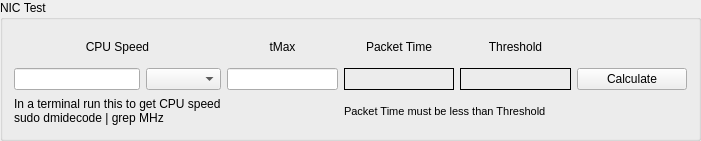
       <widget class="QGroupBox" name="gridGroupBox">
        <property name="geometry">
         <rect>
          <x>30</x>
          <y>20</y>
          <width>701</width>
          <height>141</height>
         </rect>
        </property>
        <property name="title">
         <string>NIC Test</string>
        </property>
        <layout class="QGridLayout" name="gridLayout_39">
         <item row="1" column="0" colspan="2">
          <widget class="QLabel" name="label_199">
           <property name="maximumSize">
            <size>
             <width>16777215</width>
             <height>16777215</height>
            </size>
           </property>
           <property name="text">
            <string>CPU Speed</string>
           </property>
           <property name="alignment">
            <set>Qt::AlignCenter</set>
           </property>
          </widget>
         </item>
         <item row="1" column="2">
          <widget class="QLabel" name="label_200">
           <property name="text">
            <string>tMax</string>
           </property>
           <property name="alignment">
            <set>Qt::AlignCenter</set>
           </property>
          </widget>
         </item>
         <item row="2" column="5">
          <widget class="QPushButton" name="calcNicPB">
           <property name="text">
            <string>Calculate</string>
           </property>
          </widget>
         </item>
         <item row="2" column="1">
          <widget class="QComboBox" name="speedCB">
           <property name="sizePolicy">
            <sizepolicy hsizetype="Fixed" vsizetype="Fixed">
             <horstretch>0</horstretch>
             <verstretch>0</verstretch>
            </sizepolicy>
           </property>
           <property name="maximumSize">
            <size>
             <width>75</width>
             <height>16777215</height>
            </size>
           </property>
          </widget>
         </item>
         <item row="2" column="0">
          <widget class="QLineEdit" name="cpuSpeedLE">
           <property name="sizePolicy">
            <sizepolicy hsizetype="Fixed" vsizetype="Fixed">
             <horstretch>0</horstretch>
             <verstretch>0</verstretch>
            </sizepolicy>
           </property>
           <property name="maximumSize">
            <size>
             <width>250</width>
             <height>16777215</height>
            </size>
           </property>
          </widget>
         </item>
         <item row="2" column="4">
          <widget class="QLabel" name="thresholdLB">
           <property name="frameShape">
            <enum>QFrame::Box</enum>
           </property>
           <property name="text">
            <string/>
           </property>
          </widget>
         </item>
         <item row="1" column="4">
          <widget class="QLabel" name="label_206">
           <property name="text">
            <string>Threshold</string>
           </property>
           <property name="alignment">
            <set>Qt::AlignCenter</set>
           </property>
          </widget>
         </item>
         <item row="2" column="3">
          <widget class="QLabel" name="packetTimeLB">
           <property name="frameShape">
            <enum>QFrame::Box</enum>
           </property>
           <property name="text">
            <string/>
           </property>
          </widget>
         </item>
         <item row="2" column="2">
          <widget class="QLineEdit" name="tMaxLE">
           <property name="sizePolicy">
            <sizepolicy hsizetype="Fixed" vsizetype="Fixed">
             <horstretch>0</horstretch>
             <verstretch>0</verstretch>
            </sizepolicy>
           </property>
           <property name="maximumSize">
            <size>
             <width>250</width>
             <height>16777215</height>
            </size>
           </property>
          </widget>
         </item>
         <item row="1" column="3">
          <widget class="QLabel" name="label_203">
           <property name="text">
            <string>Packet Time</string>
           </property>
           <property name="alignment">
            <set>Qt::AlignCenter</set>
           </property>
          </widget>
         </item>
         <item row="3" column="3" colspan="2">
          <widget class="QLabel" name="label_204">
           <property name="font">
            <font>
             <pointsize>8</pointsize>
            </font>
           </property>
           <property name="text">
            <string>Packet Time must be less than Threshold</string>
           </property>
          </widget>
         </item>
         <item row="3" column="0" colspan="2">
          <widget class="QLabel" name="label_295">
           <property name="text">
            <string>&lt;html&gt;&lt;head/&gt;&lt;body&gt;&lt;p&gt;In a terminal run this to get CPU speed&lt;br/&gt;sudo dmidecode | grep MHz&lt;/p&gt;&lt;/body&gt;&lt;/html&gt;</string>
           </property>
           <property name="textInteractionFlags">
            <set>Qt::LinksAccessibleByMouse|Qt::TextSelectableByMouse</set>
           </property>
          </widget>
         </item>
        </layout>
       </widget>
